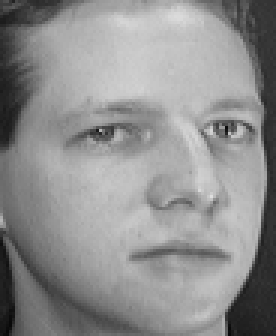
#> input picture matlab/faceRecognize/att_faces/s1/5.pgm, 92 x 112 px, given in place of 5.jpg, which was not available (shown 3 times larger)
$ python hog_numpy.py   (older library calls are emulated)
#> lines starting #> are read from the running program, lines starting #| are printed output that depends on the picture; pictures that were not available may be replaced by others from this repository, and a replacement may not be noted
import cv2
import numpy as np
import math
import matplotlib.pyplot as plt

class Hog_descriptor():
    #---------------------------#
    #   初始化
    #   cell_size每个细胞单元的像素数
    #   bin_size表示把360分为多少边
    #---------------------------#
    def __init__(self, img, cell_size=16, bin_size=8):
        self.img = img
        self.img = np.sqrt(img / np.max(img))
        self.img = img * 255
        self.cell_size = cell_size
        self.bin_size = bin_size
        self.angle_unit = 360 / self.bin_size
    #---------------------------#
    #   获取hog向量和图片
    #---------------------------#
    def extract(self):
        # 获得原图的shape
        height, width = self.img.shape
        # 计算原图的梯度大小
        gradient_magnitude, gradient_angle = self.global_gradient()
        gradient_magnitude = abs(gradient_magnitude)

        # cell_gradient_vector用来保存每个细胞的梯度向量
        cell_gradient_vector = np.zeros((int(height / self.cell_size), int(width / self.cell_size), self.bin_size))
        height_cell,width_cell,_ = np.shape(cell_gradient_vector)
        #---------------------------#
        #   计算每个细胞的梯度直方图
        #---------------------------#
        for i in range(height_cell):
            for j in range(width_cell):
                # 获取这个细胞内的梯度大小
                cell_magnitude = gradient_magnitude[i * self.cell_size:(i + 1) * self.cell_size,
                                 j * self.cell_size:(j + 1) * self.cell_size]
                # 获得这个细胞内的角度大小
                cell_angle = gradient_angle[i * self.cell_size:(i + 1) * self.cell_size,
                             j * self.cell_size:(j + 1) * self.cell_size]
                # 转化为梯度直方图格式
                cell_gradient_vector[i][j] = self.cell_gradient(cell_magnitude, cell_angle)

        # hog图像
        hog_image = self.render_gradient(np.zeros([height, width]), cell_gradient_vector)
        hog_vector = []
        # block为2x2
        for i in range(height_cell - 1):
            for j in range(width_cell - 1):
                block_vector = []
                block_vector.extend(cell_gradient_vector[i][j])
                block_vector.extend(cell_gradient_vector[i][j + 1])
                block_vector.extend(cell_gradient_vector[i + 1][j])
                block_vector.extend(cell_gradient_vector[i + 1][j + 1])
                mag = lambda vector: math.sqrt(sum(i ** 2 for i in vector))
                magnitude = mag(block_vector)
                if magnitude != 0:
                    normalize = lambda block_vector, magnitude: [element / magnitude for element in block_vector]
                    block_vector = normalize(block_vector, magnitude)
                hog_vector.append(block_vector)
        return hog_vector, hog_image
    #---------------------------#
    #   计算原图的梯度大小
    #   角度大小
    #---------------------------#
    def global_gradient(self):
        gradient_values_x = cv2.Sobel(self.img, cv2.CV_64F, 1, 0, ksize=5)
        gradient_values_y = cv2.Sobel(self.img, cv2.CV_64F, 0, 1, ksize=5)
        gradient_magnitude = cv2.addWeighted(gradient_values_x, 0.5, gradient_values_y, 0.5, 0)
        gradient_angle = cv2.phase(gradient_values_x, gradient_values_y, angleInDegrees=True)
        return gradient_magnitude, gradient_angle
    #---------------------------#
    #   分解角度信息到
    #   不同角度的直方图上
    #---------------------------#
    def cell_gradient(self, cell_magnitude, cell_angle):
        orientation_centers = [0] * self.bin_size
        for i in range(cell_magnitude.shape[0]):
            for j in range(cell_magnitude.shape[1]):
                gradient_strength = cell_magnitude[i][j]
                gradient_angle = cell_angle[i][j]
                min_angle, max_angle, mod = self.get_closest_bins(gradient_angle)
                orientation_centers[min_angle] += (gradient_strength * (1 - (mod / self.angle_unit)))
                orientation_centers[max_angle] += (gradient_strength * (mod / self.angle_unit))
        return orientation_centers
    #---------------------------#
    #   计算每个像素点所属的角度
    #---------------------------#
    def get_closest_bins(self, gradient_angle):
        idx = int(gradient_angle / self.angle_unit)
        mod = gradient_angle % self.angle_unit
        return idx, (idx + 1) % self.bin_size, mod
    #---------------------------#
    #   将梯度直方图进行绘图
    #---------------------------#
    def render_gradient(self, image, cell_gradient):
        cell_width = self.cell_size / 2
        max_mag = np.array(cell_gradient).max()
        for x in range(cell_gradient.shape[0]):
            for y in range(cell_gradient.shape[1]):
                cell_grad = cell_gradient[x][y]
                cell_grad /= max_mag
                angle = 0
                angle_gap = self.angle_unit
                for magnitude in cell_grad:
                    angle_radian = math.radians(angle)
                    x1 = int(x * self.cell_size + magnitude * cell_width * math.cos(angle_radian))
                    y1 = int(y * self.cell_size + magnitude * cell_width * math.sin(angle_radian))
                    x2 = int(x * self.cell_size - magnitude * cell_width * math.cos(angle_radian))
                    y2 = int(y * self.cell_size - magnitude * cell_width * math.sin(angle_radian))
                    cv2.line(image, (y1, x1), (y2, x2), int(255 * math.sqrt(magnitude)))
                    angle += angle_gap
        return image

img = cv2.imread('./term1/5.jpg', cv2.IMREAD_GRAYSCALE)
#> img is the input picture: shape (112, 92); min 7, max 222, mean 142.8
hog = Hog_descriptor(img, cell_size=50, bin_size=12)
#> in __init__, `self.img = np.sqrt(img / np.max(img))`:
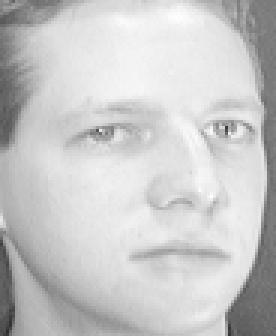
#> self.img: shape (112, 92) float64 (shown 3 times larger); min 0.178, max 1, mean 0.787
#> in __init__, `self.img = img * 255`:
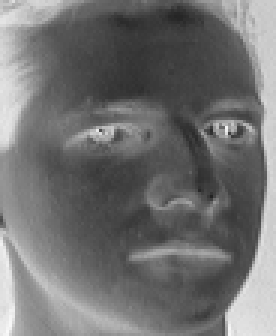
#> self.img: shape (112, 92) (shown 3 times larger); min 34, max 249, mean 113.2
vector, image = hog.extract()
#> in global_gradient, `gradient_values_x = cv2.Sobel(self.img, cv2.CV_64F, 1, 0, ksize=5)`:
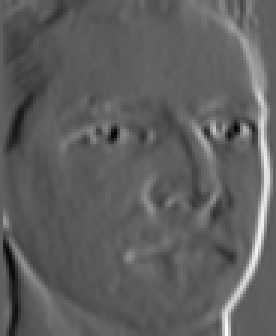
#> gradient_values_x: shape (112, 92) float64 (shown 3 times larger); min -4231, max 7102, mean 10.2; drawn with min black and max white
#> in global_gradient, `gradient_values_y = cv2.Sobel(self.img, cv2.CV_64F, 0, 1, ksize=5)`:
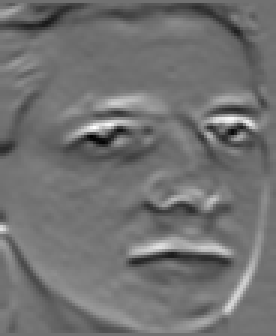
#> gradient_values_y: shape (112, 92) float64 (shown 3 times larger); min -3631, max 4533, mean 16.5; drawn with min black and max white
#> in global_gradient, `gradient_angle = cv2.phase(gradient_values_x, gradient_values_y, angle..`:
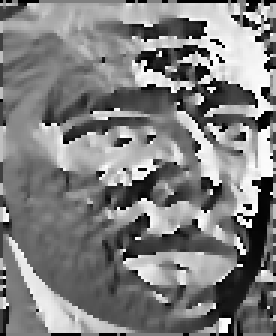
#> gradient_angle: shape (112, 92) float64 (shown 3 times larger); min 0, max 359.9, mean 180.4; drawn with min black and max white
#> after the loop in extract, `for i in range(height_cell):`:
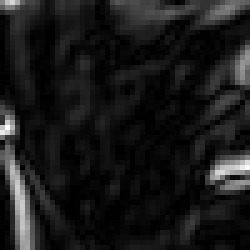
#> cell_magnitude: shape (50, 50) float64 (shown 5 times larger); min 0, max 1959, mean 200.8; drawn with min black and max white
#> after the loop in render_gradient, `for x in range(cell_gradient.shape[0]):`:
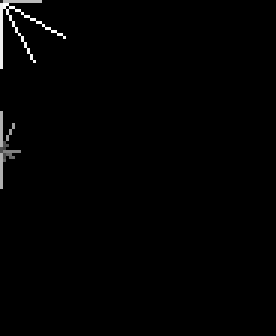
#> image: shape (112, 92) float64 (shown 3 times larger); min 0, max 255, mean 2.4

print(np.array(vector).shape)
#| (0,)
plt.imshow(image, cmap=plt.cm.gray)
plt.show()

$ run again, with matlab/faceRecognize/att_faces/s1/1.pgm copied over matlab/faceRecognize/att_faces/s1/5.pgm
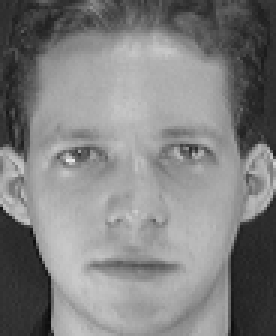
#> input picture matlab/faceRecognize/att_faces/s1/1.pgm, 92 x 112 px, given in place of 5.jpg, which was not available (shown 3 times larger)
#> img is the input picture: shape (112, 92); min 11, max 234, mean 128.3
#> in global_gradient, `gradient_angle = cv2.phase(gradient_values_x, gradient_values_y, angle..`:
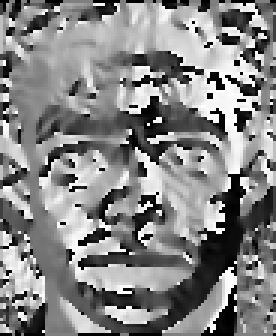
#> gradient_angle: shape (112, 92) float64 (shown 3 times larger); min 0, max 360, mean 188.7; drawn with min black and max white
#> after the loop in render_gradient, `for x in range(cell_gradient.shape[0]):`:
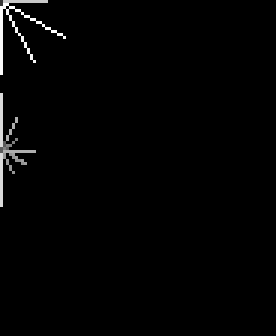
#> image: shape (112, 92) float64 (shown 3 times larger); min 0, max 255, mean 3.3
#| (0,)

$ run again, with matlab/faceRecognize/att_faces/s1/10.pgm copied over matlab/faceRecognize/att_faces/s1/5.pgm
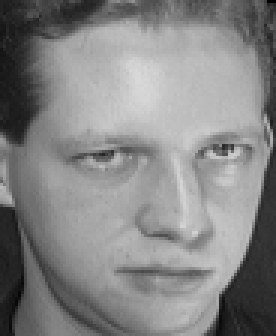
#> input picture matlab/faceRecognize/att_faces/s1/10.pgm, 92 x 112 px, given in place of 5.jpg, which was not available (shown 3 times larger)
#> img is the input picture: shape (112, 92); min 1, max 217, mean 132.8
#> in global_gradient, `gradient_angle = cv2.phase(gradient_values_x, gradient_values_y, angle..`:
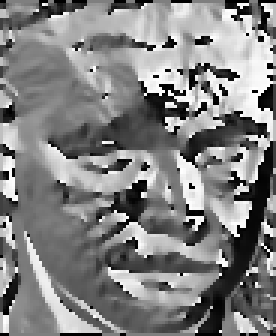
#> gradient_angle: shape (112, 92) float64 (shown 3 times larger); min 0, max 359.9, mean 184.7; drawn with min black and max white
#> after the loop in render_gradient, `for x in range(cell_gradient.shape[0]):`:
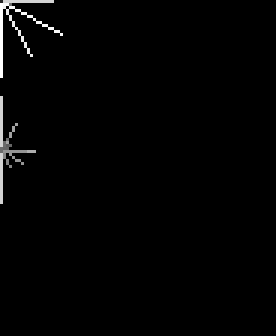
#> image: shape (112, 92) float64 (shown 3 times larger); min 0, max 255, mean 3
#| (0,)

$ run again, with matlab/faceRecognize/att_faces/s1/2.pgm copied over matlab/faceRecognize/att_faces/s1/5.pgm
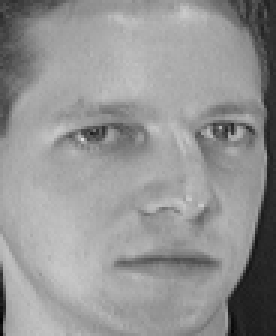
#> input picture matlab/faceRecognize/att_faces/s1/2.pgm, 92 x 112 px, given in place of 5.jpg, which was not available (shown 3 times larger)
#> img is the input picture: shape (112, 92); min 2, max 223, mean 148
#> after the loop in render_gradient, `for x in range(cell_gradient.shape[0]):`:
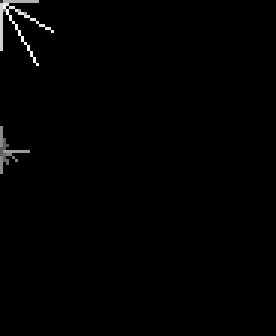
#> image: shape (112, 92) float64 (shown 3 times larger); min 0, max 255, mean 1.9
#| (0,)
